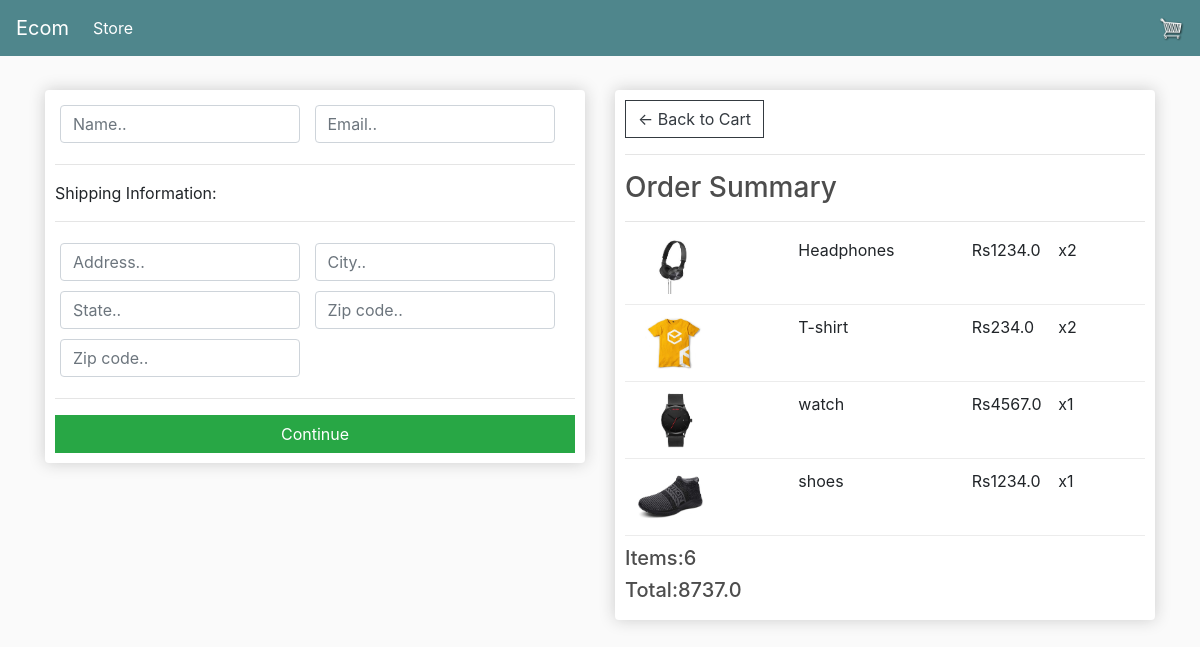
Screenshot of /checkout/ (signed in) with the database file from the repository.
### store/models.py (models this page shows, shortened)
class OrderItem(models.Model):
	product = models.ForeignKey(Product, on_delete=models.SET_NULL, null=True)
	order = models.ForeignKey(Order, on_delete=models.SET_NULL, null=True)
	quantity = models.IntegerField(default=0, null=True, blank=True)
	date_added = models.DateTimeField(auto_now_add=True)
	@property
	def get_total(self):
		total = self.product.price * self.quantity
		return total

class Product(models.Model):
	name = models.CharField(max_length=200)
	price = models.FloatField()
	digital = models.BooleanField(default=False,null=True, blank=True)
	image = models.ImageField(null=True, blank=True)
	@property
	def imageURL(self):
		try:
			url = self.image.url
		except:
			url = ''
		return url

class Order(models.Model):
	customer = models.ForeignKey(Customer, on_delete=models.SET_NULL, null=True, blank=True)
	date_ordered = models.DateTimeField(auto_now_add=True)
	complete = models.BooleanField(default=False)
	transaction_id = models.CharField(max_length=100, null=True)
	@property
	def get_cart_total(self):
		orderitems = self.orderitem_set.all()
		total = sum([item.get_total for item in orderitems])
		return total
	@property
	def get_cart_items(self):
		orderitems = self.orderitem_set.all()
		total = sum([item.quantity for item in orderitems])
		return total

### store/views.py (the view)
# urls.py: path('checkout/', views.checkout, name="checkout"),
def checkout(request):
    if request.user.is_authenticated:
        customer=request.user.customer
        order,created=Order.objects.get_or_create(customer=customer,complete=False)
        items=order.orderitem_set.all()
    else:
        items=[]
        order={'get_cart_total':0,'get_cart_items':0}
    context={'items':items, 'order':order}
    return render(request,'store/checkout.html',context)

### store/templates/store/checkout.html (shortened to what this page needs)
{% extends 'store/main.html' %}
{% load static %}
{% block content %}
     <div class="row">
		<div class="col-lg-6">
			<div class="box-element" id="form-wrapper">
				<form id="form">
					<div id="user-info">
						<div class="form-field">
							<input required class="form-control" type="text" name="name" placeholder="Name..">
						</div>
						<div class="form-field">
							<input required class="form-control" type="email" name="email" placeholder="Email..">
						</div>
					</div>
					<div id="shipping-info">
						<hr>
						<p>Shipping Information:</p>
						<hr>
						<div class="form-field">
							<input class="form-control" type="text" name="address" placeholder="Address..">
						</div>
						<div class="form-field">
							<input class="form-control" type="text" name="city" placeholder="City..">
						</div>
						<div class="form-field">
							<input class="form-control" type="text" name="state" placeholder="State..">
						</div>
						<div class="form-field">
							<input class="form-control" type="text" name="zipcode" placeholder="Zip code..">
						</div>
						<div class="form-field">
							<input class="form-control" type="text" name="country" placeholder="Zip code..">
						</div>
					</div>
					<hr>
					<input id="form-button" class="btn btn-success btn-block" type="submit" value="Continue">
				</form>
			</div>
			<br>
		</div>
		<div class="col-lg-6">
			<div class="box-element">
				<a  class="btn btn-outline-dark" href="{% url 'cart' %}">&#x2190; Back to Cart</a>
				<hr>
				<h3>Order Summary</h3>
				<hr>
				{% for item in items %}
				<div class="cart-row">
					<div style="flex:2"><img class="row-image" src="{{item.product.imageURL}}"></div>
					<div style="flex:2"><p>{{item.product.name}}</p></div>
					<div style="flex:1"><p>Rs{{item.product.price}}</p></div>
					<div style="flex:1"><p>x{{item.quantity}}</p></div>
				</div>
				{%endfor%}
				<h5>Items:{{order.get_cart_items}}</h5>
				<h5>Total:{{order.get_cart_total}}</h5>
			</div>
		</div>
	</div>
{% endblock content %}

### static/css/main.css (style rules this page uses)
body { background-color: hsl(0, 0%, 98%); }
h1,h2,h3,h4,h5,h6 { color:hsl(0, 0%, 30%); }
.box-element { box-shadow:hsl(0, 0%, 80%) 0 0 16px; background-color: #fff; border-radius: 4px; padding: 10px; }
.col-lg-4, .col-lg-6, .col-lg-8, .col-lg-12 { margin-top: 10px; }
.btn { border-radius: 0; }
.row-image { width: 100px; }
.form-field { width:250px; display: inline-block; padding: 5px; }
.cart-row { display: flex; align-items: flex-stretch; padding-bottom: 10px; margin-bottom: 10px; border-bottom: 1px solid #ececec; }

### rows the page displays
OrderItem: product.imageURL (picture), product.name "Headphones", product.price "1234.0", quantity "2"
OrderItem: product.imageURL (picture), product.name "T-shirt", product.price "234.0", quantity "2"
OrderItem: product.imageURL (picture), product.name "watch", product.price "4567.0", quantity "1"
OrderItem: product.imageURL (picture), product.name "shoes", product.price "1234.0", quantity "1"
Order: get_cart_items "6", get_cart_total "8737.0"
